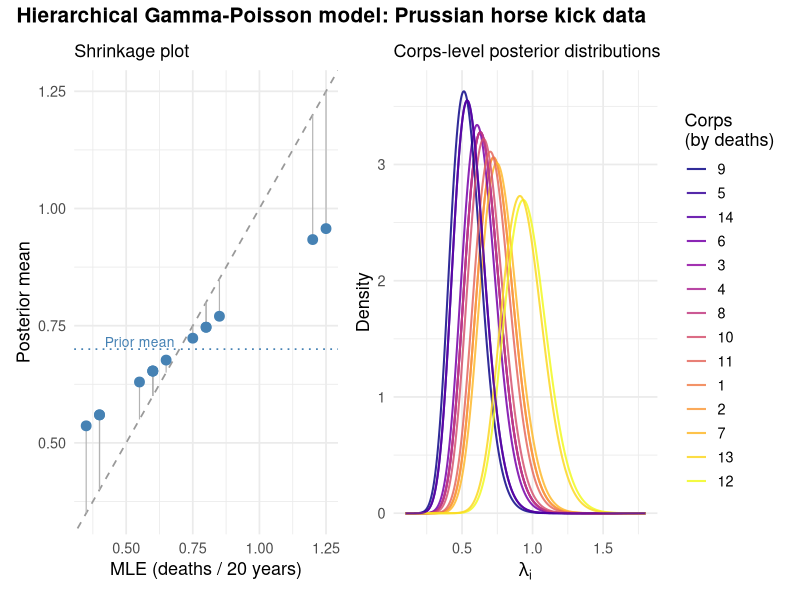
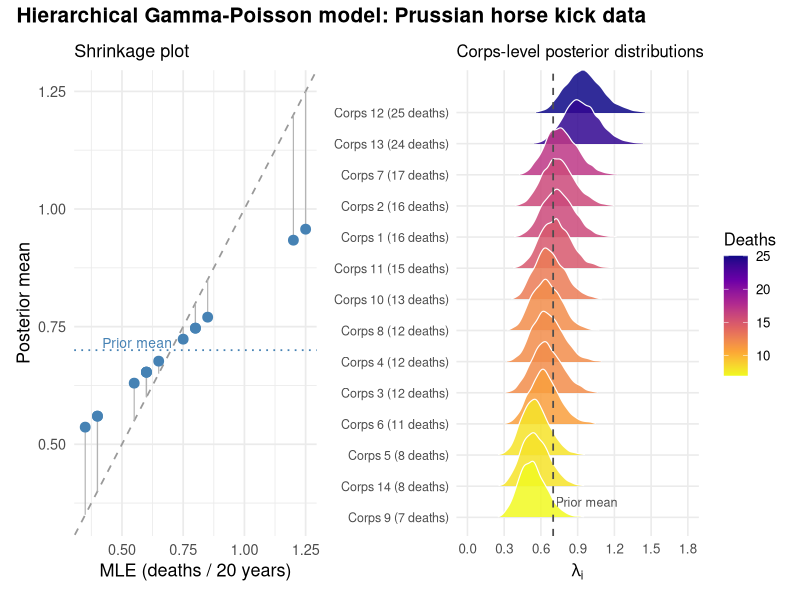
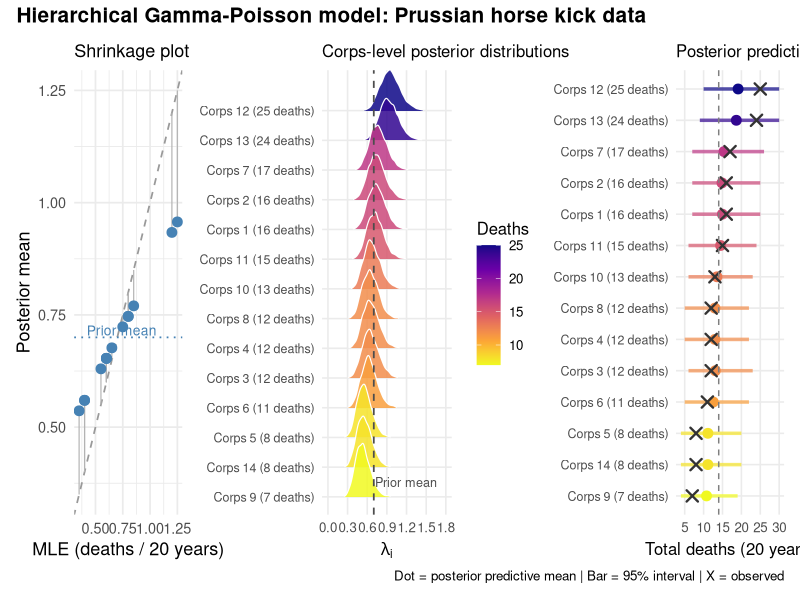
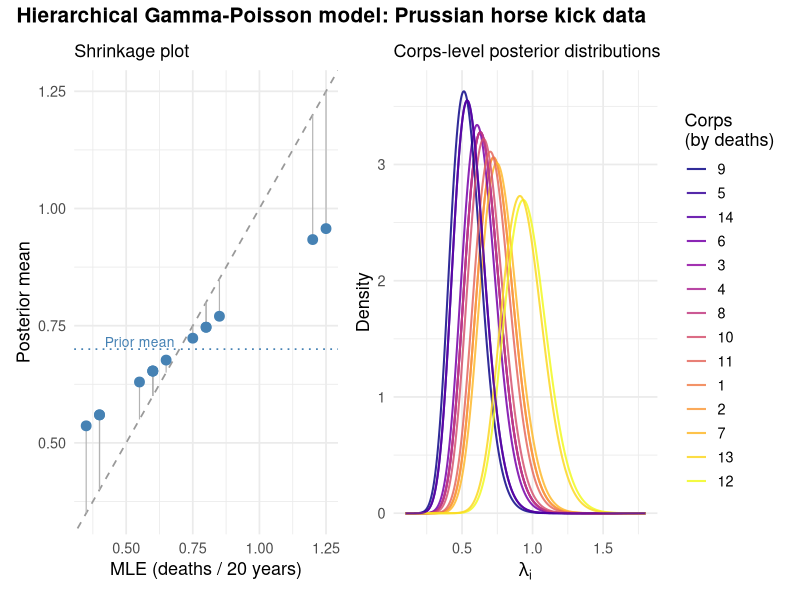
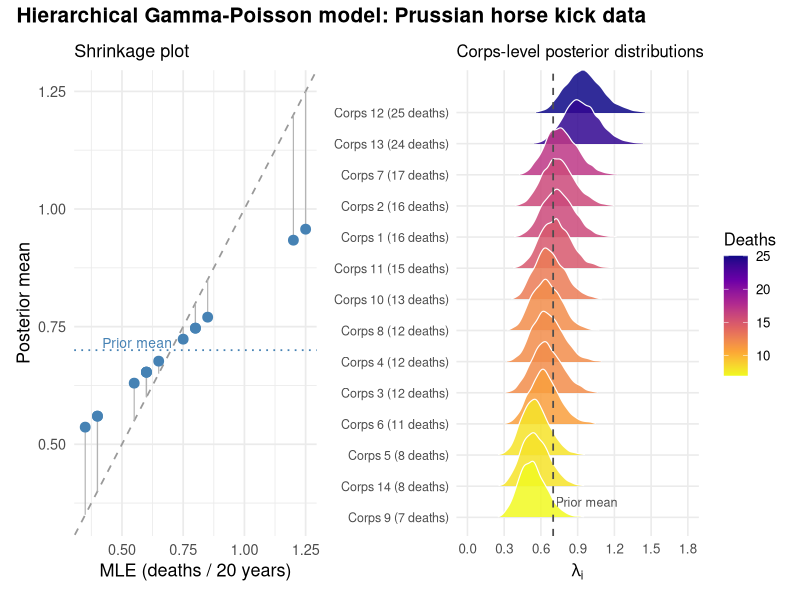
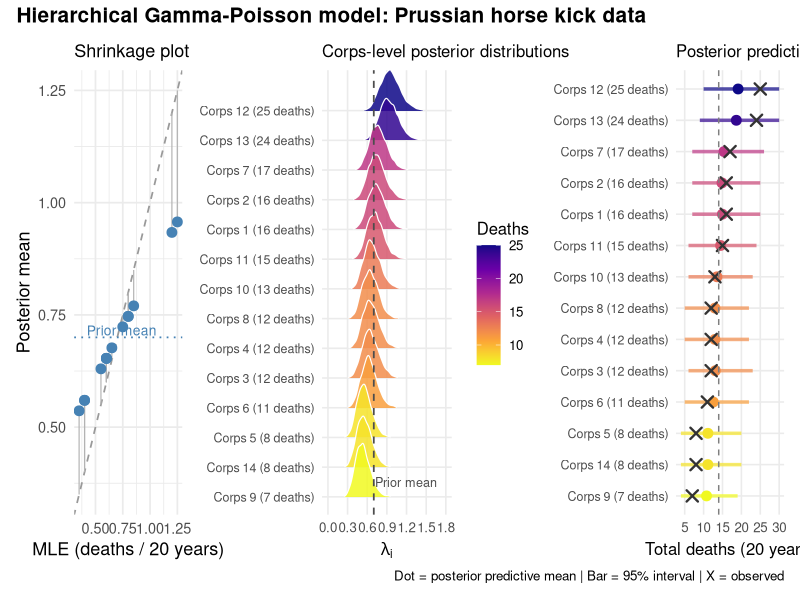

Write R code to recreate these figures, in order.
library(tidyverse)

# ------------------------------------------------------------------------------
# Horse kick data: total deaths per corps across 20 years (1875-1894)
# Source: von Bortkiewicz (1898)
# ------------------------------------------------------------------------------

deaths_per_corp <- c(16, 16, 12, 12, 8, 11, 17, 12, 7, 13, 15, 25, 24, 8)
n_corps <- length(deaths_per_corp)
n_years <- 20

# ------------------------------------------------------------------------------
# Step 1: Estimate hyperparameters via marginal maximum likelihood (Empirical Bayes)
#
# Marginalising out lambda_i, the marginal likelihood for each corps is:
#   k_i ~ NegBinom(alpha, alpha / (alpha + n_years))
#
# We maximise the marginal log-likelihood over (alpha, beta) numerically.
# Note: beta here is the rate parameter of the Gamma hyperprior.
# ------------------------------------------------------------------------------

marginal_log_lik <- function(params, counts, n) {
  alpha <- exp(params[1])  # exponentiate to enforce positivity
  beta  <- exp(params[2])
  
  sum(dnbinom(counts,
              size = alpha,
              prob = beta / (beta + n),
              log  = TRUE))
}

# Optimise over log(alpha) and log(beta)
fit <- optim(
  par     = c(log(2), log(10)),  # sensible starting values
  fn      = marginal_log_lik,
  counts  = deaths_per_corp,
  n       = n_years,
  control = list(fnscale = -1),  # maximise
  method  = "BFGS"
)

alpha_hat <- exp(fit$par[1])
beta_hat  <- exp(fit$par[2])

cat(sprintf("Empirical Bayes estimates:\n  alpha = %.3f\n  beta  = %.3f\n",
            alpha_hat, beta_hat))
cat(sprintf("  Implied prior mean: %.3f\n", alpha_hat / beta_hat))
cat(sprintf("  Implied prior variance: %.3f\n", alpha_hat / beta_hat^2))

# ------------------------------------------------------------------------------
# Step 2: Compute closed-form Gamma posterior for each corps
#
# Given alpha_hat and beta_hat, the posterior for lambda_i is:
#   lambda_i | k_i ~ Gamma(alpha_hat + k_i, beta_hat + n_years)
# ------------------------------------------------------------------------------

posteriors <- tibble(
  corp        = factor(seq_len(n_corps)),
  deaths      = deaths_per_corp,
  mle         = deaths_per_corp / n_years,
  alpha_post  = alpha_hat + deaths_per_corp,
  beta_post   = beta_hat  + n_years,
  post_mean   = alpha_post / beta_post,
  post_lower  = qgamma(0.025, alpha_post, beta_post),
  post_upper  = qgamma(0.975, alpha_post, beta_post)
)

print(posteriors %>% select(corp, deaths, mle, post_mean, post_lower, post_upper),
      n = n_corps)

# ------------------------------------------------------------------------------
# Step 3: Shrinkage plot — MLE vs posterior mean per corps
# ------------------------------------------------------------------------------

grand_mean <- sum(deaths_per_corp) / (n_corps * n_years)

p_shrinkage <- posteriors %>%
  ggplot(aes(x = mle, y = post_mean)) +
  geom_abline(slope = 1, intercept = 0,
              linetype = "dashed", colour = "grey60", linewidth = 0.6) +
  geom_hline(yintercept = alpha_hat / beta_hat,
             linetype = "dotted", colour = "steelblue", linewidth = 0.6) +
  geom_segment(aes(xend = mle, yend = mle),
               colour = "grey70", linewidth = 0.4) +
  geom_point(size = 3, colour = "steelblue") +
  annotate("text", x = 0.42, y = alpha_hat / beta_hat + 0.015,
           label = "Prior mean", colour = "steelblue", size = 3.5, hjust = 0) +
  labs(
    x     = "MLE (deaths / 20 years)",
    y     = "Posterior mean",
    subtitle = "Shrinkage plot"
  ) +
  theme_minimal(base_size = 13)

# ------------------------------------------------------------------------------
# Step 4: Posterior densities per corps
# ------------------------------------------------------------------------------

lambda_grid <- seq(0.1, 1.8, length.out = 500)

density_df <- posteriors %>%
  rowwise() %>%
  reframe(
    corp    = corp,
    deaths  = deaths,
    lambda  = lambda_grid,
    density = dgamma(lambda_grid, shape = alpha_post, rate = beta_post)
  )

p_densities <- density_df %>%
  ggplot(aes(x = lambda, y = density,
             colour = reorder(corp, deaths),
             group = corp)) +
  geom_line(linewidth = 0.7, alpha = 0.85) +
  scale_colour_viridis_d(option = "plasma", name = "Corps\n(by deaths)") +
  labs(
    x     = expression(lambda[i]),
    y     = "Density",
    subtitle = "Corps-level posterior distributions"
  ) +
  theme_minimal(base_size = 13)

# ------------------------------------------------------------------------------
# Step 5: Combine and save
# ------------------------------------------------------------------------------

library(patchwork)

p_shrinkage + p_densities +
  plot_annotation(
    title = "Hierarchical Gamma-Poisson model: Prussian horse kick data",
    theme = theme(plot.title = element_text(size = 15, face = "bold"))
  )

ggsave("hierarchical_model.png", width = 13, height = 5, dpi = 300)

library(ggridges)

# ------------------------------------------------------------------------------
# Ridgeline plot: posterior distributions per corps, ordered by deaths
# ------------------------------------------------------------------------------

# Sample from each corps' posterior for the ridgeline
set.seed(42)
n_samples <- 5000

ridgeline_df <- posteriors %>%
  rowwise() %>%
  reframe(
    corp        = corp,
    deaths      = deaths,
    corp_label  = paste0("Corps ", corp, " (", deaths, " deaths)"),
    lambda      = rgamma(n_samples, shape = alpha_post, rate = beta_post)
  ) %>%
  mutate(corp_label = reorder(corp_label, deaths))

p_ridgeline <- ridgeline_df %>%
  ggplot(aes(x = lambda, y = corp_label, fill = deaths)) +
  geom_density_ridges(
    scale         = 1.8,
    rel_min_height = 0.01,
    colour        = "white",
    linewidth     = 0.4,
    alpha         = 0.85
  ) +
  geom_vline(xintercept = alpha_hat / beta_hat,
             linetype = "dashed", colour = "grey30", linewidth = 0.6) +
  annotate("text", x = alpha_hat / beta_hat + 0.02, y = 1.5,
           label = "Prior mean", colour = "grey30", size = 3.2, hjust = 0) +
  scale_fill_viridis_c(option = "plasma", name = "Deaths", direction = -1) +
  scale_x_continuous(limits = c(0, 1.8), breaks = seq(0, 1.8, by = 0.3)) +
  labs(
    x     = expression(lambda[i]),
    y     = NULL,
    subtitle = "Corps-level posterior distributions",
  ) +
  theme_minimal(base_size = 12) +
  theme(
    axis.text.y     = element_text(size = 9),
    legend.position = "right",
    panel.grid.minor = element_blank()
  )

# ------------------------------------------------------------------------------
# Combined figure
# ------------------------------------------------------------------------------

p_shrinkage + p_ridgeline +
  plot_annotation(
    title = "Hierarchical Gamma-Poisson model: Prussian horse kick data",
    theme = theme(plot.title = element_text(size = 15, face = "bold"))
  )

ggsave("hierarchical_model.png", width = 14, height = 6, dpi = 300)

# ------------------------------------------------------------------------------
# Posterior predictive check: observed vs. predicted deaths per corps
# ------------------------------------------------------------------------------

set.seed(42)
n_samples <- 10000

ppc_df <- posteriors %>%
  rowwise() %>%
  reframe(
    corp       = corp,
    deaths     = deaths,
    corp_label = paste0("Corps ", corp, " (", deaths, " deaths)"),
    # Posterior predictive: integrate out lambda_i
    # NegBinom with size = alpha_post, prob = beta_post / (beta_post + n_years)
    pred       = rnbinom(n_samples,
                         size = alpha_post,
                         prob = beta_post / (beta_post + n_years))
  ) %>%
  group_by(corp, deaths, corp_label) %>%
  summarise(
    pred_mean  = mean(pred),
    pred_lower = quantile(pred, 0.025),
    pred_upper = quantile(pred, 0.975),
    .groups    = "drop"
  ) %>%
  mutate(corp_label = reorder(corp_label, deaths))

p_ppc <- ppc_df %>%
  ggplot(aes(y = corp_label)) +
  geom_linerange(
    aes(xmin = pred_lower, xmax = pred_upper, colour = deaths),
    linewidth = 1.2, alpha = 0.7
  ) +
  geom_point(
    aes(x = pred_mean, colour = deaths),
    size = 3
  ) +
  geom_point(
    aes(x = deaths),
    shape = 4, size = 3, stroke = 1.2, colour = "grey20"
  ) +
  geom_vline(xintercept = mean(deaths_per_corp),
             linetype = "dashed", colour = "grey50", linewidth = 0.5) +
  scale_colour_viridis_c(option = "plasma", name = "Deaths", direction = -1) +
  scale_x_continuous(breaks = seq(0, 35, by = 5)) +
  labs(
    x     = "Total deaths (20 years)",
    y     = NULL,
    subtitle = "Posterior predictive check",
    caption = "Dot = posterior predictive mean | Bar = 95% interval | X = observed"
  ) +
  theme_minimal(base_size = 12) +
  theme(
    axis.text.y      = element_text(size = 9),
    legend.position  = "none",
    panel.grid.minor = element_blank()
  )

# ------------------------------------------------------------------------------
# Three-panel combined figure
# ------------------------------------------------------------------------------

p_shrinkage + p_ridgeline + p_ppc +
  plot_annotation(
    title = "Hierarchical Gamma-Poisson model: Prussian horse kick data",
    theme = theme(plot.title = element_text(size = 15, face = "bold"))
  ) +
  plot_layout(widths = c(1, 1.2, 1))

ggsave("hierarchical_model.png", width = 18, height = 6, dpi = 300)
